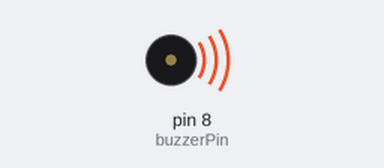
The sketch below on a simulated Arduino Uno, built with avr-gcc and run on an emulated ATmega328P. Parts: buzzer (waves = sounding).

Above: at 0.16 s.
Timing chart, 0 to 27.7 s (numbered marks = the images above):
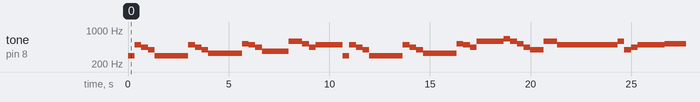

Measured:
- by itself, tone on pin 8 (buzzerPin): plays 294 Hz for 0.33 s, 494 Hz for 0.33 s, 440 Hz for 0.33 s, 392 Hz for 0.33 s, 294 Hz for 1.7 s, 494 Hz for 0.33 s … (179 notes in this stretch)

The sketch:

Buzzer.ino
```cpp
/*
 * Buzzer
 *
 * Plays Jingle Bells on a buzzer
 *
 * The circuit:
 * Buzzer connected as OUTPUT to pin 8
 *
 * Created 24 November 2021
 * By Vivian Dai
 *
 * https://github.com/vivian-dai/Computer-Engineering-Club-Code/blob/main/05-Buzzer/Buzzer.ino
 *
 */

#include "song.h";

#define buzzerPin 8
#define bpm 90
#define beatPerBar 4


void setup() {
  // put your setup code here, to run once:
  pinMode(buzzerPin, OUTPUT);
}

void loop() {
  // put your main code here, to run repeatedly:
  for(int i = 0;i < sizeof(notes)/sizeof(Note);i++) {
    tone(buzzerPin, notes[i].pitch, int((4*60000/bpm)/notes[i].duration));
    delay((int)((4*60000/bpm)/notes[i].duration));
    noTone(buzzerPin);
  }
}
```

music.h
```cpp
/*************************************************

 * Public Constants

 *************************************************/

struct Note {
  int pitch;
  int duration;
};


#define REST     0
#define NOTE_B0  31
#define NOTE_C1  33
#define NOTE_CS1 35
#define NOTE_D1  37
#define NOTE_DS1 39
#define NOTE_E1  41
#define NOTE_F1  44
#define NOTE_FS1 46
#define NOTE_G1  49
#define NOTE_GS1 52
#define NOTE_A1  55
#define NOTE_AS1 58
#define NOTE_B1  62
#define NOTE_C2  65
#define NOTE_CS2 69
#define NOTE_D2  73
#define NOTE_DS2 78
#define NOTE_E2  82
#define NOTE_F2  87
#define NOTE_FS2 93
#define NOTE_G2  98
#define NOTE_GS2 104
#define NOTE_A2  110
#define NOTE_AS2 117
#define NOTE_B2  123
#define NOTE_C3  131
#define NOTE_CS3 139
#define NOTE_D3  147
#define NOTE_DS3 156
#define NOTE_E3  165
#define NOTE_F3  175
#define NOTE_FS3 185
#define NOTE_G3  196
#define NOTE_GS3 208
#define NOTE_A3  220
#define NOTE_AS3 233
#define NOTE_B3  247
#define NOTE_C4  262
#define NOTE_CS4 277
#define NOTE_D4  294
#define NOTE_DS4 311
#define NOTE_E4  330
#define NOTE_F4  349
#define NOTE_FS4 370
#define NOTE_G4  392
#define NOTE_GS4 415
#define NOTE_A4  440
#define NOTE_AS4 466
#define NOTE_B4  494
#define NOTE_C5  523
#define NOTE_CS5 554
#define NOTE_D5  587
#define NOTE_DS5 622
#define NOTE_E5  659
#define NOTE_F5  698
#define NOTE_FS5 740
#define NOTE_G5  784
#define NOTE_GS5 831
#define NOTE_A5  880
#define NOTE_AS5 932
#define NOTE_B5  988
#define NOTE_C6  1047
#define NOTE_CS6 1109
#define NOTE_D6  1175
#define NOTE_DS6 1245
#define NOTE_E6  1319
#define NOTE_F6  1397
#define NOTE_FS6 1480
#define NOTE_G6  1568
#define NOTE_GS6 1661
#define NOTE_A6  1760
#define NOTE_AS6 1865
#define NOTE_B6  1976
#define NOTE_C7  2093
#define NOTE_CS7 2217
#define NOTE_D7  2349
#define NOTE_DS7 2489
#define NOTE_E7  2637
#define NOTE_F7  2794
#define NOTE_FS7 2960
#define NOTE_G7  3136
#define NOTE_GS7 3322
#define NOTE_A7  3520
#define NOTE_AS7 3729
#define NOTE_B7  3951
#define NOTE_C8  4186
#define NOTE_CS8 4435
#define NOTE_D8  4699
#define NOTE_DS8 4978
```

song.h
```cpp
#include "music.h";

Note notes[] = {
  {NOTE_D4, 8},
  {NOTE_B4, 8},
  {NOTE_A4, 8},
  {NOTE_G4, 8},
  {NOTE_D4, 2},

  {NOTE_D4, 16},
  {NOTE_D4, 16},
  {NOTE_B4, 8},
  {NOTE_A4, 8},
  {NOTE_G4, 8},
  {NOTE_E4, 2},

  {NOTE_E4, 8},
  {NOTE_C5, 8},
  {NOTE_B4, 8},
  {NOTE_A4, 8},
  {NOTE_FS4, 2},

  {NOTE_D5, 8},
  {NOTE_D5, 8},
  {NOTE_C5, 8},
  {NOTE_A4, 8},
  {NOTE_B4, 2},

  {NOTE_D4, 8},
  {NOTE_B4, 8},
  {NOTE_A4, 8},
  {NOTE_G4, 8},
  {NOTE_D4, 2},

  {NOTE_D4, 8},
  {NOTE_B4, 8},
  {NOTE_A4, 8},
  {NOTE_G4, 8},
  {NOTE_E4, 2},

  {NOTE_E4, 8},
  {NOTE_C5, 8},
  {NOTE_B4, 8},
  {NOTE_A4, 8},
  {NOTE_D5, 8},
  {NOTE_D5, 8},
  {NOTE_D5, 8},
  {NOTE_D5, 8},

  {NOTE_E5, 8},
  {NOTE_D5, 8},
  {NOTE_C5, 8},
  {NOTE_A4, 8},
  {NOTE_G4, 4},
  {NOTE_D5, 4},

  {NOTE_B4, 8},
  {NOTE_B4, 8},
  {NOTE_B4, 4},
  {NOTE_B4, 8},
  {NOTE_B4, 8},
  {NOTE_B4, 4},

  {NOTE_B4, 8},
  {NOTE_D5, 8},
  {NOTE_G4, 8},
  {NOTE_A4, 8},
  {NOTE_B4, 2},

  {NOTE_C5, 8},
  {NOTE_C5, 8},
  {NOTE_C5, 8},
  {NOTE_C5, 8},
  {NOTE_C5, 8},
  {NOTE_B4, 8},
  {NOTE_B4, 8},
  {NOTE_B4, 8},

  {NOTE_B4, 8},
  {NOTE_A4, 8},
  {NOTE_A4, 8},
  {NOTE_B4, 8},
  {NOTE_A4, 4},
  {NOTE_D5, 4},

  {NOTE_B4, 8},
  {NOTE_B4, 8},
  {NOTE_B4, 4},
  {NOTE_B4, 8},
  {NOTE_B4, 8},
  {NOTE_B4, 4},

  {NOTE_B4, 8},
  {NOTE_D5, 8},
  {NOTE_G4, 8},
  {NOTE_A4, 8},
  {NOTE_B4, 2},

  {NOTE_C5, 8},
  {NOTE_C5, 8},
  {NOTE_C5, 8},
  {NOTE_C5, 8},
  {NOTE_C5, 8},
  {NOTE_B4, 8},
  {NOTE_B4, 8},
  {NOTE_B4, 8},

  {NOTE_D5, 8},
  {NOTE_D5, 8},
  {NOTE_C5, 8},
  {NOTE_A4, 8},
  {NOTE_G4, 2},
};
```
